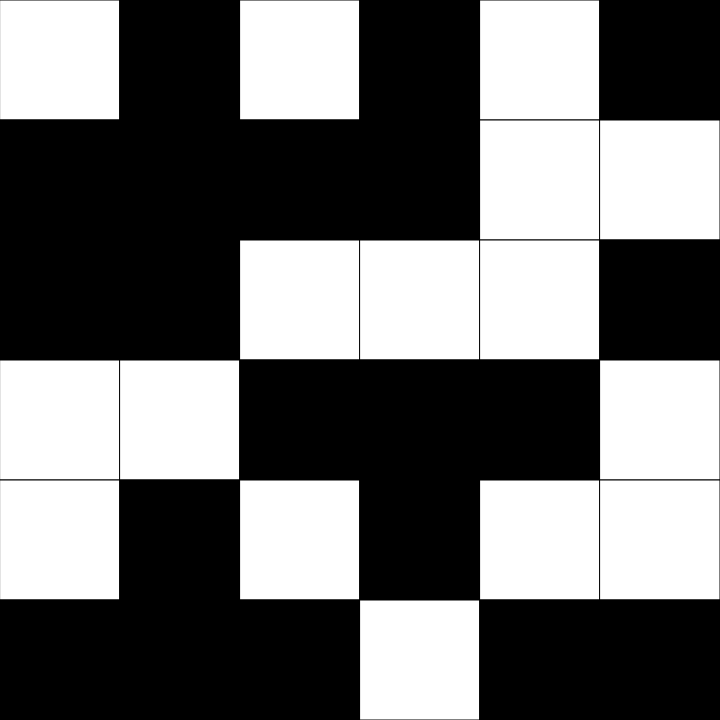
Frame 1 (no input)
Frame 60 (no input): identical to frame 1, image omitted
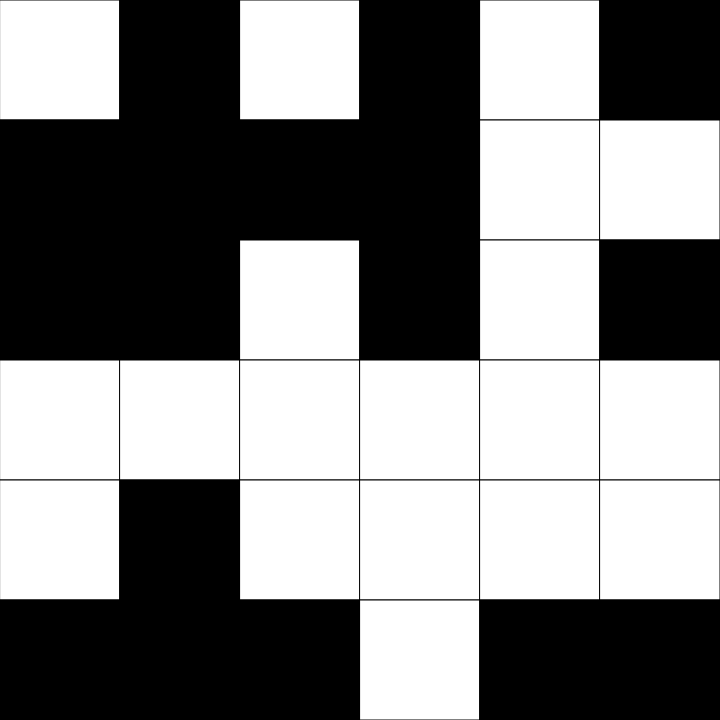
Frame 120 (the mouse pressed at the canvas centre since frame 60)

The p5.js sketch that drew these frames (run headless with seeded random() and noise() and a simulated clock; from frame 60 on, the mouse is pressed at the canvas centre):

// p5.js sketch
// ── sketch.js
// 2D Array Basics 
// Eliz Vo 
// November 3, 2025

// Grid is 7 x 7 in dimension 
let grid = [
  [], 
  [], 
  [], 
  [], 
  [], 
  []
];

let mode = 0;
let rows = 6;
let cols = 6;

let squareSize = 120;

function setup() {
  createCanvas(cols*squareSize, rows*squareSize);
  createGrid();
}

function draw() {
  background(220);
  renderGrid();
  // colorOverlay();

  // If winCheck() === true,
  // display the "You Win" text on the screen
  if (winCheck() === true){
    textSize(40);        
    textAlign(CENTER, CENTER);
    fill(255, 40, 60);
    strokeWeight(2);
    text("You Win", width/2, height/2);
  }
}

// Function to create random grid
function createGrid(){
  for (let y = 0; y< rows; y++){
    for (let x = 0; x< cols; x++){
      // Choose a random number between 0 and 1
      let n = random(0,1);
      // if the number is lower than or equal to 0.5
      // the color of that tile is black.
      if(n <= 0.5){
        grid[y][x] = 0;
      }
      // else the tile will be white.
      else{
        grid[y][x] = 255;
      }
    }
  }
}


// Function to change the variable determine 
// the pattern mode of the puzzle

// The pattern mode can be changed by 
// pressing SPACE
function keyPressed(){
  if (key ===" "){
    mode += 1;
  }
}
  
function mousePressed(){

  let x = getCurrentX();
  let y = getCurrentY();
  
  if (mousePressed && keyCode === SHIFT && keyIsPressed){
    flip(x,y);
  }


  // If mode is an even number => cross pattern
  else if (mode % 2 === 0){
    // Cross Pattern
    flip(x, y);
    if(x+1 < cols) flip(x+1,y);
    if(y-1 >= 0) flip(x, y-1);
    if(x-1 < cols) flip(x-1,y);
    if(y+1 >= 0) flip(x, y+1);
  }

  // If mode is an uneven number => square pattern
  else{
    // Square Pattern
    flip(x, y);
    if(x+1 < cols) flip(x+1,y);
    if(y+1 >= 0 && x+ 1 < cols) flip(x+1, y+1);
    if(y + 1 >= 0) flip(x,y +1);
  }
}

function getCurrentX(){
  //determine current col of mouse position
  let constrainedX = constrain(mouseX, 0, width-1);
  return floor(constrainedX / squareSize);
}

function getCurrentY(){
  //determine current row of mouse position
  let constrainedY = constrain(mouseY, 0, height-1);
  return floor(constrainedY / squareSize);
}


function flip(x,y){
  //takes a tile @ x,y and inverts its value
  if(grid[y][x] === 0){
    grid[y][x] = 255;
  }

  else{
    grid[y][x] = 0;
  }
}

function renderGrid(){
  // interpret the information in the 2D array, and draw
  // a grid of square on the screen to reflect it.
  for (let y = 0; y < rows; y++){
    for (let x = 0; x < cols; x++){
      let fillColor = grid[y][x];
      fill(fillColor);
      square(x*squareSize,y*squareSize,squareSize);
    }
  }
}

function winCheck(){
  // Create a variable called count
  let count = 0;
  for (let y = 0; y < rows; y++){
    for (let x = 0; x < cols; x++){
      // If the color of the tile checked is black 
      // count plus 1
      if (grid[y][x] === 0){
        count++;
      }
      // If the color of the tile checked is white
      // count minus 1
      else if (grid[y][x] === 255){
        count--;
      }
    }
  }
  // If count = the number of tiles, or count = -(number of tiles)
  // Return true
  if (count === rows * cols || count === -(rows * cols)){
    return true;
  }
}


function colorOverlay(){
  let x = getCurrentX();
  let y = getCurrentY();


  if (key === SHIFT && keyIsPressed){
    if (grid[y][x] === 0){
      grid[y][x] = color(128, 6, 29);
      updatePixels();
    }
    else{
      grid[y][x] = color(128, 106, 129);
      updatePixels();
    }
  }

}
